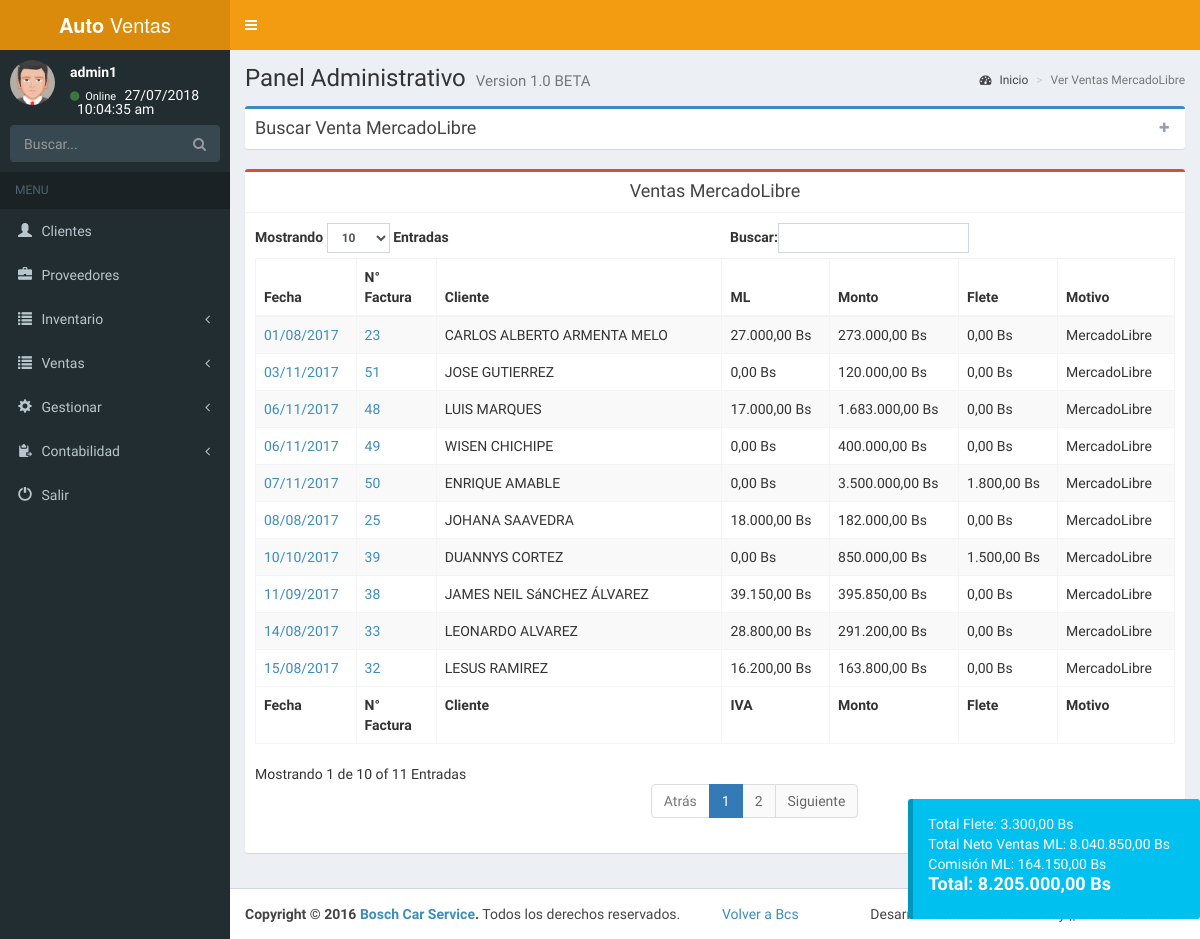
The app's page /admin/ver_facturar_ml.php (signed in), older data.
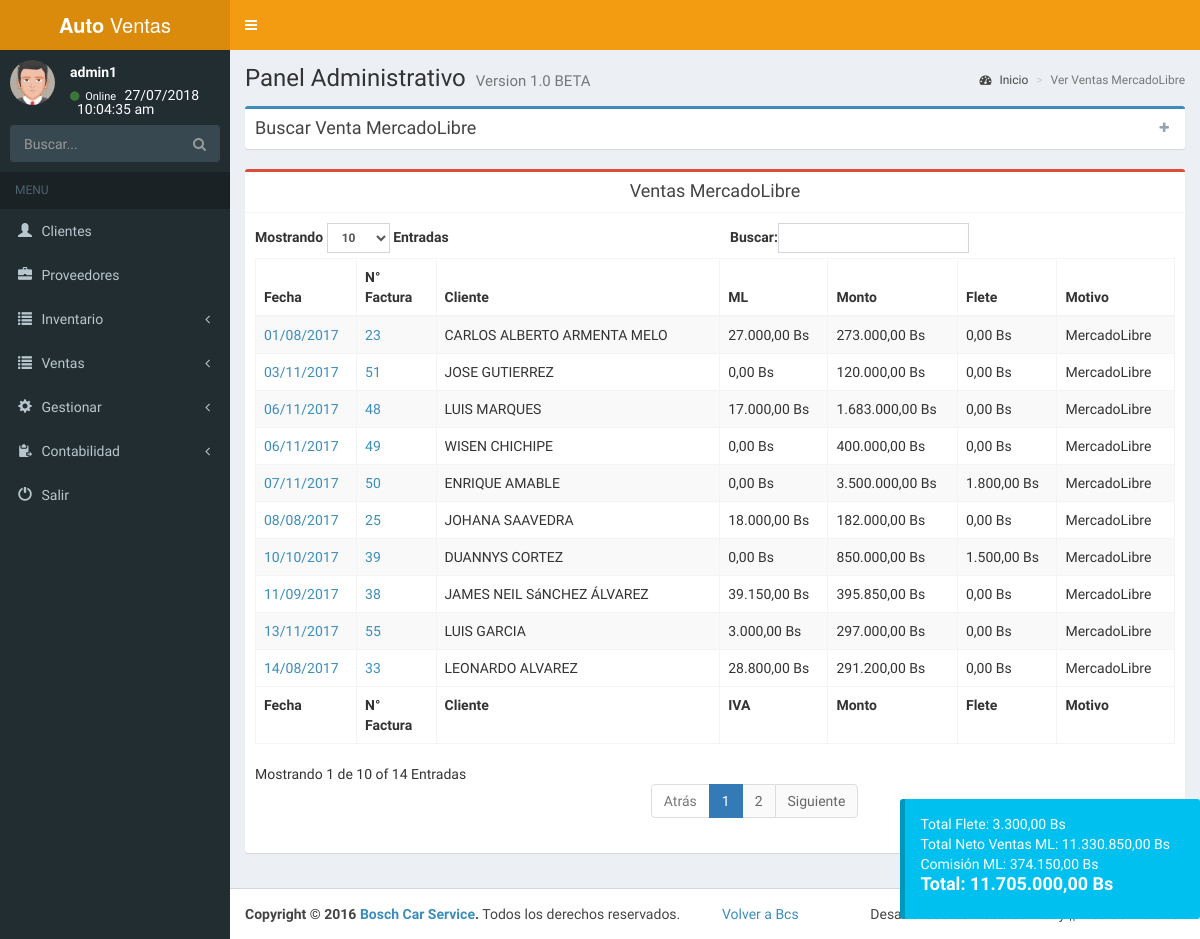
The same page, newer data.
### tables this page shows
CREATE TABLE `factura` (
  `id_factura` int(11) NOT NULL,
  `id_cliente` int(11) NOT NULL,
  `fecha` date NOT NULL,
  `iva` varchar(5) NOT NULL,
  `flete` varchar(30) NOT NULL,
  `ml` int(11) NOT NULL,
  `habilitado` int(11) NOT NULL,
  `imp` int(11) NOT NULL
);

CREATE TABLE `cliente` (
  `id_cliente` int(11) NOT NULL,
  `id_tipo` int(11) NOT NULL,
  `dni` varchar(10) NOT NULL,
  `nombre` varchar(100) NOT NULL,
  `telf` varchar(15) NOT NULL,
  `direccion` varchar(100) NOT NULL,
  `correo` varchar(50) NOT NULL,
  `images` longtext NOT NULL,
  `habilitado` int(11) NOT NULL
);

CREATE TABLE `detalle_factura` (
  `id_detalle` int(11) NOT NULL,
  `id_factura` int(11) NOT NULL,
  `id_pieza` int(11) NOT NULL,
  `cantidad` int(11) NOT NULL,
  `monto` varchar(140) NOT NULL
);

### admin/conexion.php (called while the page is built, shortened)
<?php session_start();
function cons($var){
$ret= mysqli_query($_SESSION['conexion_database'],$var) or die(mysqli_error($_SESSION['conexion_database']));
return $ret;
}
?>

### admin/ver_facturar_ml.php (the view, shortened to what this page needs)
<?php include("menu.php");
?>
  <link rel="stylesheet" href="plugins/daterangepicker/daterangepicker.css">
  <div class="content-wrapper">
    <section class="content-header">
      <h1>
        Panel Administrativo
        <small>Version 1.0 BETA</small>
      </h1>
      <ol class="breadcrumb">
        <li><a href="index.php"><i class="fa fa-dashboard"></i> Inicio</a></li>
        <li class="active">Ver Ventas MercadoLibre</li>
      </ol>
    </section>
    <section class="content">
<?php
if(isset($_SESSION['ingreso'])){
?>
<div class="box box-primary collapsed-box">
            <div class="box-header with-border" data-widget="collapse">
              <h3 class="box-title">Buscar Venta MercadoLibre</h3>
              <div class="box-tools pull-right">
                <button type="button" class="btn btn-box-tool" data-widget="collapse"><i class="fa fa-plus"></i>
                </button>
              </div>
            </div>
              </div>
<?php
$consulta=("SELECT * FROM factura WHERE habilitado=0 AND ml=0");
      $s=cons($consulta);
      if(mysqli_num_rows($s)<=0){
      echo alerta("No hay Ventas MercadoLibre registradas");
      }else{
        echo '<div class="box box-danger">
            <div class="box-header with-border text-center">
              <h3 class="box-title">Ventas MercadoLibre</h3>
            </div>
            <div class="box-body">
              <table id="example1" class="table table-bordered table-striped">
                <thead>
                <tr>
                  <th>Fecha</th>
                  <th>N° Factura</th>
                  <th>Cliente</th>
                  <th>ML</th>
                  <th>Monto</th>
                  <th>Flete</th>
                  <th>Motivo</th>
                </tr>
                </thead>
                <tbody id="prep">';
$total_iva=0;
$total_monto=0;
$total_flete=0;
$total_mercado=0;
while($row=mysqli_fetch_array($s)){
$id_factura=$row['id_factura'];
$fecha1=$row['fecha'];
$explo=explode('-', $fecha1);
$fecha=$explo[2]."/".$explo[1]."/".$explo[0];
$id_cliente=$row['id_cliente'];
$iva1=$row['iva'];
$flete1=$row['flete'];
$ml=$row['ml'];
$consulta3=("SELECT * FROM cliente WHERE id_cliente='$id_cliente' AND habilitado=0" );
$s3=cons($consulta3);
while($row3=mysqli_fetch_array($s3)){
$cliente=$row3['nombre'];
$consulta2=("SELECT * FROM detalle_factura WHERE id_factura='$id_factura'");
$s2=cons($consulta2);
$monto_pieza=0;
$tiva=0;
$tmonto=0;
if(mysqli_num_rows($s2)<=0){
echo alerta("Error en consulta 1");
}else{
while($row2=mysqli_fetch_array($s2)){
$monto11=$row2['monto'];
$cantidad11=$row2['cantidad'];
$monto_pieza2=($monto11*$cantidad11);
$monto_pieza=($monto_pieza+$monto_pieza2);
}
$tiva=($monto_pieza*($iva1/100));
$tmonto=($monto_pieza-$tiva);
}
if ($ml==0) {
  $motivo="MercadoLibre";
  $mercadolibre=$tmonto;
}else{
  $motivo="Venta";
  $mercadolibre=0;
  $venta11=$tmonto;
}
echo '<tr>
<td><a href="perfil_venta.php?id='.$id_factura.'">'.$fecha.'</a></td>
<td><a href="perfil_venta.php?id='.$id_factura.'">'.$id_factura.'</a></td>
<td>'.$cliente.'</td>
<td>'.number_format($tiva,2,",",".").'&nbsp;Bs</td>
<td>'.number_format($tmonto,2,",",".").'&nbsp;Bs</td>
<td>'.number_format($flete1,2,",",".").'&nbsp;Bs</td>
<td>'.$motivo.'&nbsp;</td>
</tr>';
$total_iva=($total_iva+$tiva);
$total_monto=($total_monto+$tmonto);
$total_flete=($total_flete+$flete1);
$total_mercado=($total_mercado+$mercadolibre);
}
}
echo '</tbody>
<tfoot>
    <tr>
                  <th>Fecha</th>
                  <th>N° Factura</th>
                  <th>Cliente</th>
                  <th>IVA</th>
                  <th>Monto</th>
                  <th>Flete</th>
                  <th>Motivo</th>
                </tr>
</tfoot>
</table>
</div>
          </div>';
        }
?>
<?php
echo '<div id="totales" class="callout callout-info">
Total Flete: '.number_format($total_flete,2,",",".").' Bs<br>
Total Neto Ventas ML: '.number_format($total_mercado,2,",",".").' Bs
<br>Comisi&oacute;n ML: '.number_format($total_iva,2,",",".").'
 Bs<br><h4>Total: '.number_format(($total_iva+($total_monto)),2,",",".").' Bs</h4>
</div>';
              ?>
<?php
}
include("footer.php");
?>

Row changes from the older to the newer data that the page shows:
no longer on this page (row unchanged): factura: fecha "15/08/2017", id_factura "32", flete "0,00", ml "MercadoLibre"
no longer on this page (row unchanged): cliente: nombre "LESUS RAMIREZ", detalle_factura.monto+cantidad "16.200,00", detalle_factura.monto+cantidad "163.800,00"
added factura: fecha "13/11/2017", id_factura "55", flete "0,00", ml "MercadoLibre"
added cliente: nombre "LUIS GARCIA", detalle_factura.monto+cantidad "3.000,00", detalle_factura.monto+cantidad "297.000,00"
Text that changed along with them:
text written by a page script: "Mostrando Entradas Buscar: Mostrando 1 de 10 of 11 Entradas Atrás 1 2 Siguiente" → "Mostrando Entradas Buscar: Mostrando 1 de 10 of 14 Entradas Atrás 1 2 Siguiente"
$total_mercado: "8.040.850,00" → "11.330.850,00"
$total_iva: "164.150,00" → "374.150,00"
$total_iva+($total_monto): "8.205.000,00" → "11.705.000,00"
